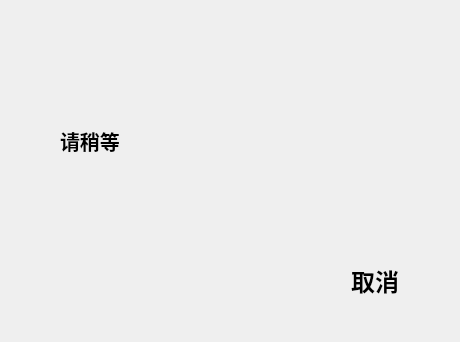
<?xml version="1.0" encoding="UTF-8"?>
<ui version="4.0">
 <class>WaitingDialog2</class>
 <widget class="QDialog" name="WaitingDialog2">
  <property name="geometry">
   <rect>
    <x>0</x>
    <y>0</y>
    <width>460</width>
    <height>342</height>
   </rect>
  </property>
  <property name="windowTitle">
   <string>Dialog</string>
  </property>
  <widget class="QPushButton" name="pushButton">
   <property name="geometry">
    <rect>
     <x>300</x>
     <y>240</y>
     <width>150</width>
     <height>80</height>
    </rect>
   </property>
   <property name="font">
    <font>
     <family>書體坊顏體㊣</family>
     <pointsize>18</pointsize>
     <weight>75</weight>
     <bold>true</bold>
    </font>
   </property>
   <property name="text">
    <string>取消</string>
   </property>
   <property name="flat">
    <bool>true</bool>
   </property>
  </widget>
  <widget class="QLabel" name="label">
   <property name="geometry">
    <rect>
     <x>60</x>
     <y>50</y>
     <width>351</width>
     <height>181</height>
    </rect>
   </property>
   <property name="font">
    <font>
     <family>腾祥铚谦钢笔繁</family>
     <pointsize>15</pointsize>
     <weight>75</weight>
     <bold>true</bold>
    </font>
   </property>
   <property name="text">
    <string>请稍等</string>
   </property>
  </widget>
 </widget>
 <resources/>
 <connections/>
</ui>
